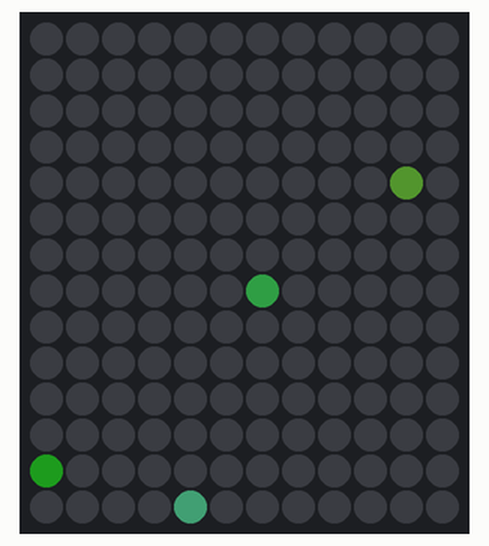
Simulated run of this sketch. Board: Arduino Uno, built with avr-gcc and run on an emulated ATmega328P. Shown: 12×14 RGB LED matrix (first LED top left, wired row by row). Dim RGB values are drawn brighter than linear; random numbers use the default seed unless the sketch sets one.

Above: at 0.19 s.
At 9.43 s:
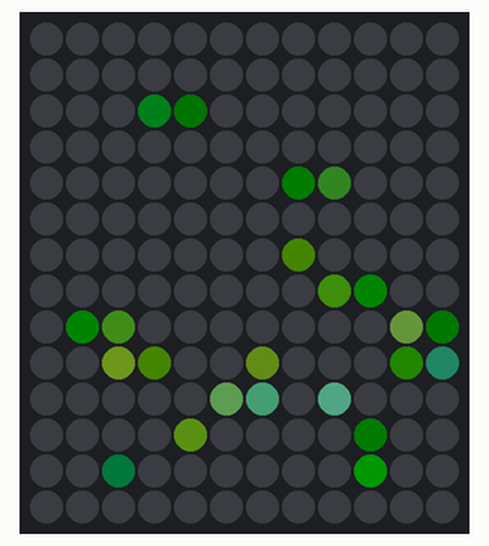
At 14.54 s:
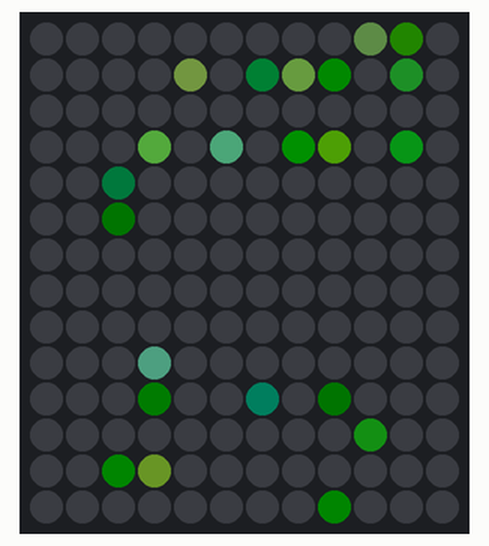
At 19.64 s:
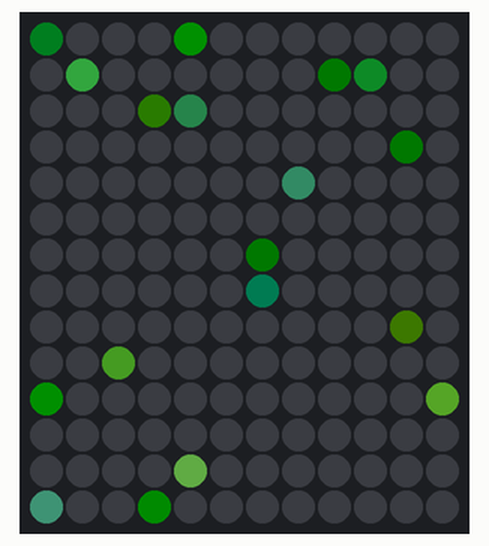
At 30.62 s:
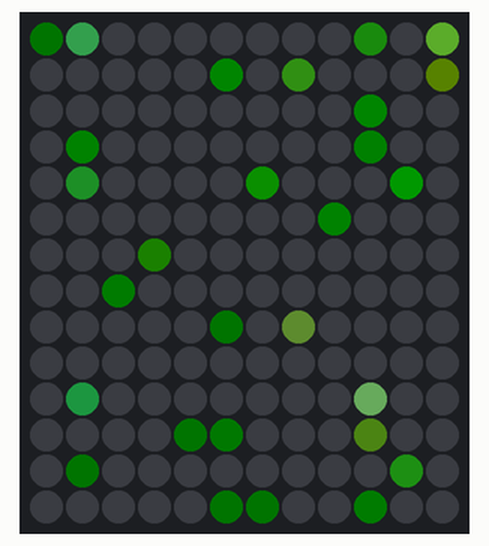
At 39.57 s:
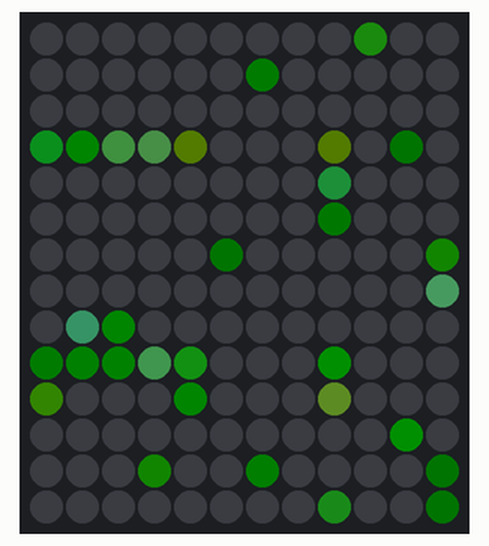

The sketch:

FAIRIES_STATIC.ino
```cpp
#include <Adafruit_NeoPixel.h>
#include <FastLED.h>

#define PIN        6
#define WIDTH      12
#define HEIGHT     14
#define NUMPIXELS  (WIDTH * HEIGHT)
#define BRIGHTNESS 50

Adafruit_NeoPixel strip(NUMPIXELS, PIN, NEO_GRB + NEO_KHZ800);

// === 3D printed lava lamp mapping ===
int XY(int x, int y) {
    uint8_t physCol = (WIDTH - 1) - x; // reverse columns
    uint16_t i;

    if (physCol & 0x01) {
        i = physCol * HEIGHT + y;            // odd columns go down
    } else {
        i = physCol * HEIGHT + (HEIGHT - 1 - y); // even columns go up
    }
    return i;
}

// --- Forward declare Spark struct for compiler ---
struct Spark;

// --- Function prototypes ---
void drawSpark(Spark &s);
void spawnSpark(int idx);
void updateSparks();
void fadeAll(uint8_t fadeAmount);

// --- Lightning bolt struct ---
struct Spark {
    int x, y;
    int dx, dy;       // movement direction
    int life;         // lifetime
    bool active;
};

// --- Lightning sparks ---
#define MAX_SPARKS 10
Spark sparks[MAX_SPARKS];

// --- Palette selection ---
// <<< SET THE PALETTE YOU WANT HERE >>>
CRGBPalette16 currentPalette = ForestColors_p; // <-- choose one palette here
// Options: RainbowColors_p, RainbowStripeColors_p, OceanColors_p,
// CloudColors_p, LavaColors_p, ForestColors_p, PartyColors_p

// --- Initialize random spark ---
void spawnSpark(int idx) {
    sparks[idx].x = random(0, WIDTH);
    sparks[idx].y = random(0, HEIGHT);
    sparks[idx].dx = random(-1, 2);
    sparks[idx].dy = random(-1, 2);
    sparks[idx].life = random(3, 7);
    sparks[idx].active = true;
}

// --- Draw a spark ---
void drawSpark(Spark &s) {
    if (s.x >= 0 && s.x < WIDTH && s.y >= 0 && s.y < HEIGHT) {
        uint8_t colorIndex = random8(); // random hue in current palette
        CRGB c = ColorFromPalette(currentPalette, colorIndex, 255);
        strip.setPixelColor(XY(s.x, s.y), strip.Color(c.r, c.g, c.b));
    }
}

// --- Move sparks ---
void updateSparks() {
    for (int i = 0; i < MAX_SPARKS; i++) {
        if (!sparks[i].active || sparks[i].life <= 0) {
            if (random(0, 100) < 10) spawnSpark(i);
            continue;
        }

        drawSpark(sparks[i]);

        sparks[i].x += sparks[i].dx;
        sparks[i].y += sparks[i].dy;
        sparks[i].life--;

        // Cylindrical horizontal wrap
        if (sparks[i].x < 0) sparks[i].x = WIDTH - 1;
        if (sparks[i].x >= WIDTH) sparks[i].x = 0;

        // Bounce vertically
        if (sparks[i].y < 0) sparks[i].y = 0;
        if (sparks[i].y >= HEIGHT) sparks[i].y = HEIGHT - 1;
    }
}

// --- Fade all LEDs slightly ---
void fadeAll(uint8_t fadeAmount) {
    for (int i = 0; i < NUMPIXELS; i++) {
        uint32_t c = strip.getPixelColor(i);
        uint8_t r = (c >> 16) & 0xFF;
        uint8_t g = (c >> 8) & 0xFF;
        uint8_t b = c & 0xFF;

        r = r * (255 - fadeAmount) / 255;
        g = g * (255 - fadeAmount) / 255;
        b = b * (255 - fadeAmount) / 255;

        strip.setPixelColor(i, r, g, b);
    }
}

void setup() {
    strip.begin();
    strip.setBrightness(BRIGHTNESS);
    strip.show();

    for (int i = 0; i < MAX_SPARKS; i++) sparks[i].active = false;
}

void loop() {
    fadeAll(50);      // fade previous arcs quickly
    updateSparks();   // move sparks
    strip.show();
    delay(50);        // speed of lightning flashes
}
```
